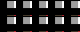

This is a level from a 2D game, rendered from its Tiled map with the project's own tilesets. A one-line summary and the complete map file follow:
An orthogonal 5x2 tile map with 16x16 px tiles, 2 tile layers (Tile Layer 1, Tile Layer 2), 2 tilesets.

<map version="1.4" tiledversion="1.4.2" orientation="orthogonal" renderorder="right-down" width="5" height="2" tilewidth="16" tileheight="16" infinite="0" nextlayerid="3" nextobjectid="1">
 <tileset firstgid="1" name="tilestsdefinitius" tilewidth="16" tileheight="16" tilecount="3520" columns="44">
  <image source="tilestsdefinitius.png" width="704" height="1280" />
  <tile id="0">
   <properties>
    <property name="ELBOOLEANO" type="bool" value="true" />
   </properties>
  </tile>
 </tileset>
 <tileset firstgid="3521" name="Tiles Bosc" tilewidth="16" tileheight="16" tilecount="4000" columns="50">
  <image source="Tiles Bosc.png" width="800" height="1280" />
  <tile id="0" type="Ground" />
  <tile id="1">
   <properties>
    <property name="deu" type="int" value="0" />
    <property name="ola" type="int" value="1" />
   </properties>
  </tile>
 </tileset>
 <layer id="1" name="Tile Layer 1" width="5" height="2">
  <data>
   <tile gid="1" />
   <tile gid="1" />
   <tile gid="1" />
   <tile gid="1" />
   <tile gid="1" />
   <tile gid="1" />
   <tile gid="1" />
   <tile gid="1" />
   <tile gid="1" />
   <tile gid="1" />
  </data>
 </layer>
 <layer id="2" name="Tile Layer 2" width="5" height="2">
  <data>
   <tile gid="1" />
   <tile />
   <tile />
   <tile />
   <tile />
   <tile />
   <tile />
   <tile />
   <tile />
   <tile />
  </data>
 </layer>
</map>
